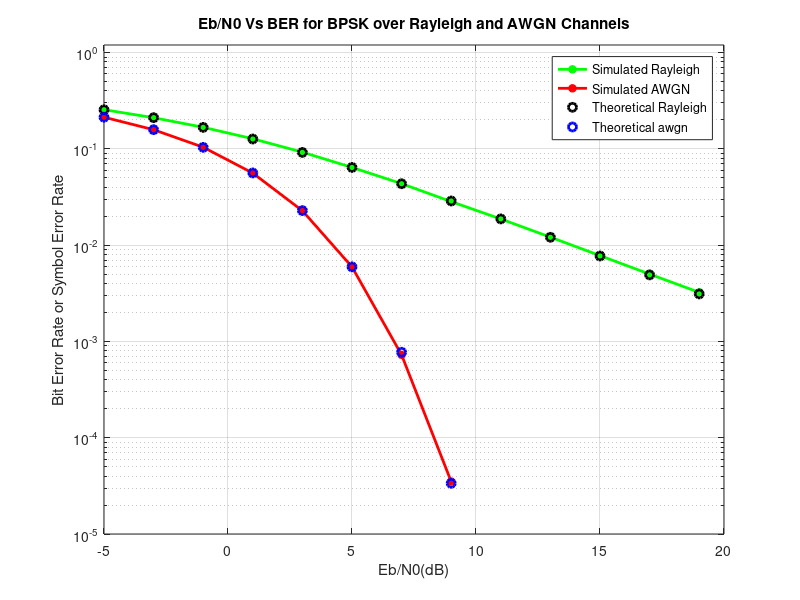

Here is the MATLAB script that generated this plot:
% Eb/N0 Vs BER for BPSK Modulation over Rayleigh Channel and AWGN
clc;clear;
N=10^6; %Number of BPSK symbols to transmit
d=rand(1,N)>0.5; %binary data
x=2*d-1; %BPSK symbols 0->-1, 1->1
EbN0dB=-5:2:20; %Range of Eb/N0 values
simBER_rayleigh=zeros(1,length(EbN0dB));
simBER_awgn=zeros(1,length(EbN0dB));
for i=1:length(EbN0dB),
noise=1/sqrt(2)*(randn(1,N)+1i*randn(1,N)); %AWGN noise with mean=0 var=1
h=1/sqrt(2)*(randn(1,N)+1i*randn(1,N)); %Rayleigh Flat Fading factor- single tap
n = noise*10^(-EbN0dB(i)/20); %Scaling the noise for required Eb/N0
y_awgn=x+n; %received signal through AWGN channel
y_rayleigh=h.*x+n; %received signal through Rayleigh channel
%Coherent Receiver for Rayleigh Channel
y_rayleigh_cap=y_rayleigh./h; %Assuming that h is known at the signal accurately
r_rayleigh=real(y_rayleigh_cap)>0; %received symbols = 1 is real part > 0 or else it is 0
%Receiver for AWGN channel
r_awgn=real(y_awgn)>0;
simBER_rayleigh(i)=sum(xor(d,r_rayleigh));
simBER_awgn(i)=sum(xor(d,r_awgn));
end
simBER_rayleigh=simBER_rayleigh/N;
simBER_awgn=simBER_awgn/N;
%Theoretical BER;
EbN0=10.^(EbN0dB/10); %Eb/N0 in Linear Scale
theoretical_rayleigh=0.5*(1-sqrt(EbN0./(1+EbN0)));
theoretical_awgn=0.5*erfc(sqrt(EbN0));
semilogy(EbN0dB,simBER_rayleigh,'g*-','LineWidth',2);hold on;
semilogy(EbN0dB,simBER_awgn,'r*-','LineWidth',2);hold on;
semilogy(EbN0dB,theoretical_rayleigh,'ko','LineWidth',2); hold on
semilogy(EbN0dB,theoretical_awgn,'bo','LineWidth',2);grid on;
axis([-5 20 10^-5 1.2]);
legend('Simulated Rayleigh','Simulated AWGN','Theoretical Rayleigh','Theoretical awgn');
title('Eb/N0 Vs BER for BPSK over Rayleigh and AWGN Channels');
xlabel('Eb/N0(dB)');
ylabel('Bit Error Rate or Symbol Error Rate');